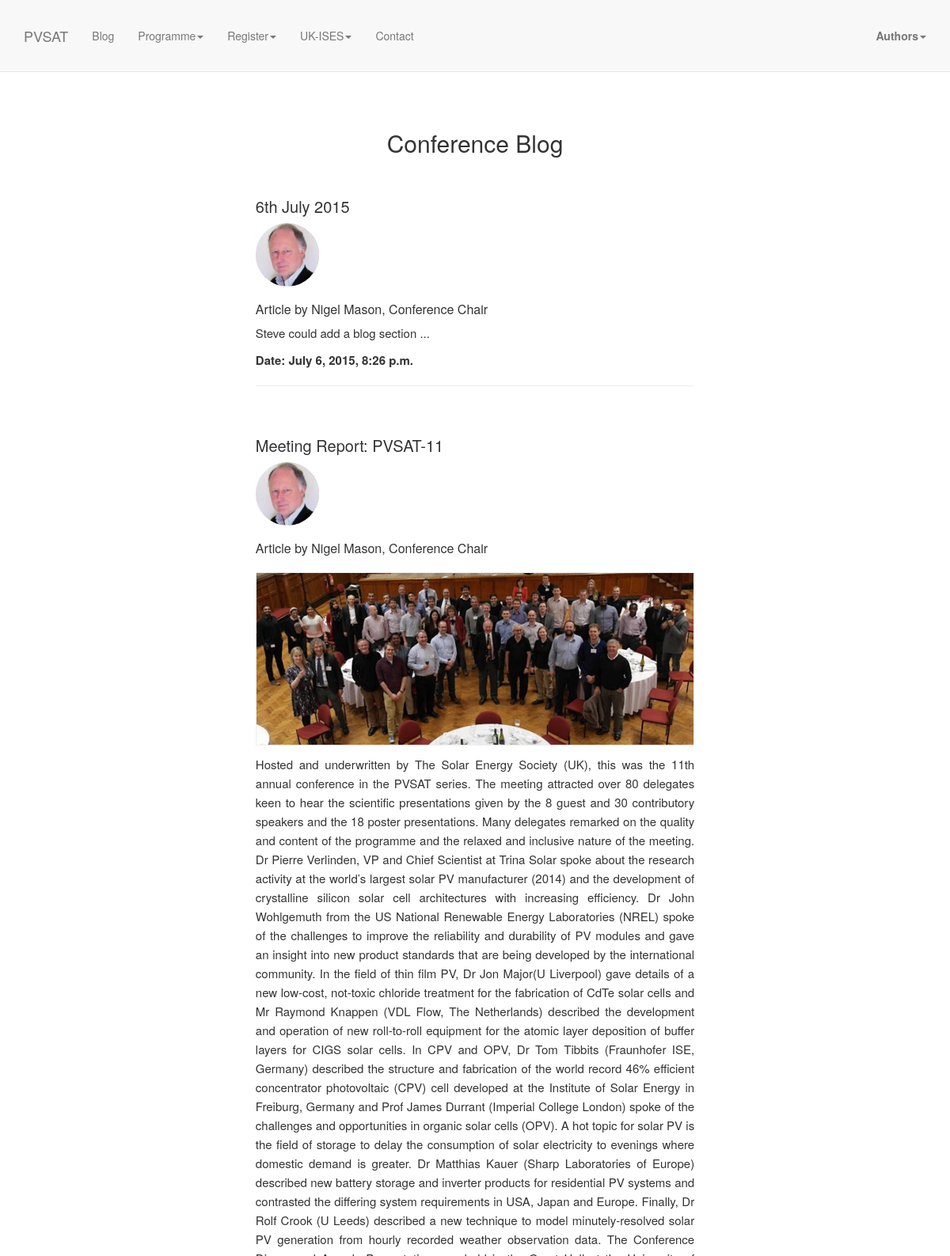
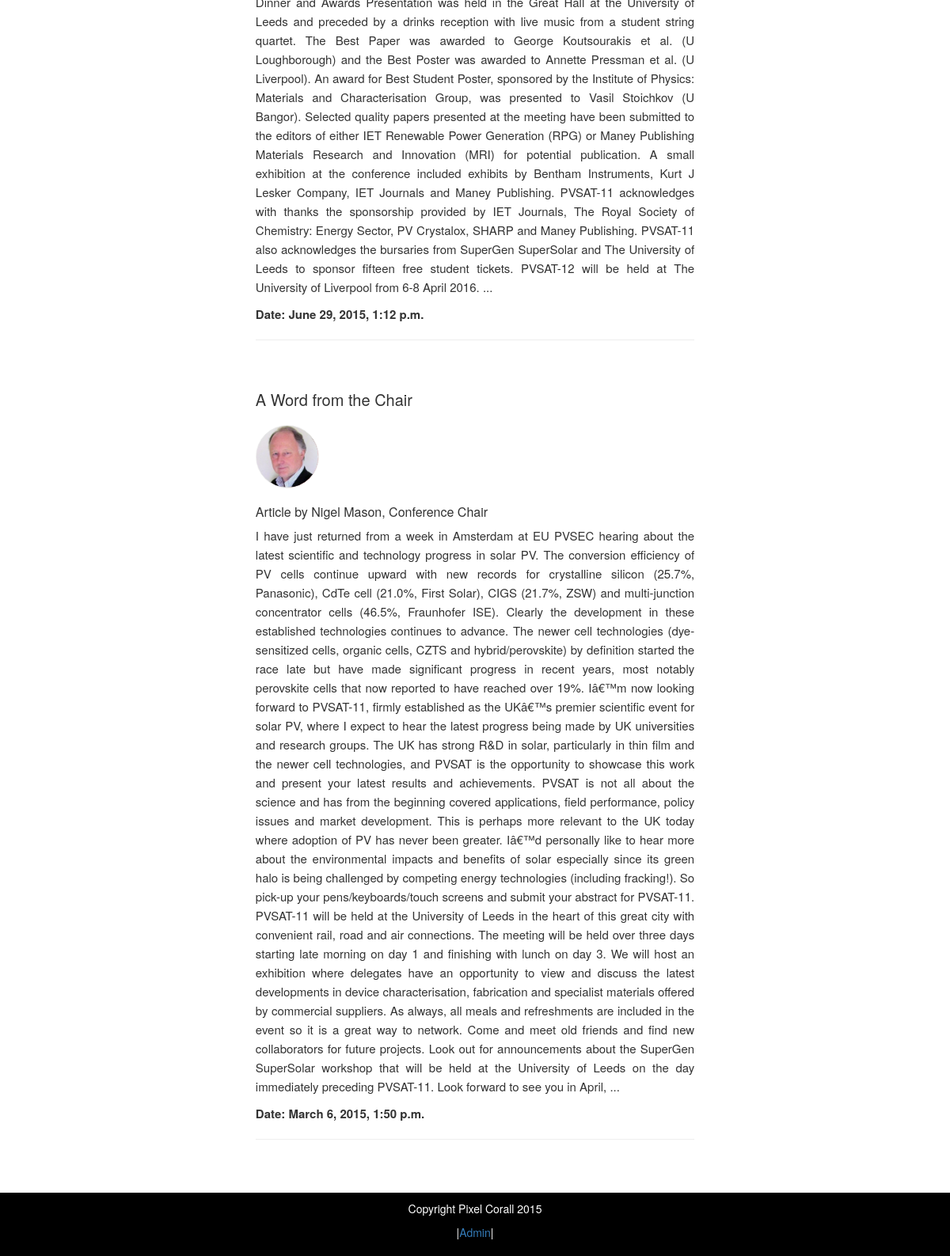
Screenshot of /blog/ with the database file from the repository (2 pictures, top to bottom).
### blog/models.py (models this page shows, shortened)
class Article(models.Model):
    title = models.CharField(max_length=200)
    body = models.TextField()
    pub_date = models.DateTimeField('date published')
    pic = ImageField(upload_to='blog_images', blank=True)

### blog/views.py (the view)
def articles(request):
    articles = Article.objects.order_by('-pub_date')
    return render(request, 'articles.html', {'articles': articles})

### blog/templates/articles.html
{% extends "base.html" %}
{% block content %}
    <section id="blog" class="blog-section-blog">
        <div class="container">
            <div class="row">
                <div class="col-lg-12">
                    <h2 class="center">Conference Blog</h2>
                    <div class="articles">
                    {% for article in articles %}
                    <h3>{{article.title}}</h4>
                    <img class="profile-pic" src="/media/committee_img/mason.png">
                    <h4>Article by Nigel Mason, Conference Chair</h4>
                    {% if article.pic %}
                    <div class='blog-pic'>
                        <img  src="/media/{{article.pic}}">
                    <div>
                    {% endif %}
                    <p>{{article.body}} ...</p>
                    <p><strong>Date: {{article.pub_date}}</strong></p>
                    <hr />
                    <br />
                    {% endfor %}
                </div>
                </div>
            </div>
        </div>
    </section>
{% endblock %}

### static/css/scrolling-nav.css (style rules this page uses)
body { width: 100%; height: 100%; }
html { width: 100%; height: 100%; }

### static/css/main.css (style rules this page uses)
h3 { font-size: 20px; }
h4 { font-size: 16px; }
.blog-section-blog { background: #fff; padding-top: 12%; line-height: 1.6; }
.blog-section-blog div.blog-pic img { border: 1px solid #eee; margin: 2% 0%; max-width: 100%; }
.articles { width: 98%; max-width: 600px; margin:auto; padding: 2%; text-align: justify; font-size: 15px; }
.profile-pic { width: 80px; height: 80px; margin-bottom: 10px; border-radius: 150px; -webkit-border-radius: 150px; -moz-border-radius: 150px; background: url('../../media/committee_img/mason.png') no-repeat; }
.center { text-align: center; }

### rows the page displays
Article: title "6th July 2015", body "Steve could add a blog section", pub_date "July 6, 2015, 8:26 p.m."
Article: title "Meeting Report: PVSAT-11", pic (picture), body "Hosted and underwritten by The Solar Energy Society (UK), this was the 11th annual conference in the PVSAT series. The meeting attracted over 80 delegates keen to hear the scientific presentations given by the 8 guest and 30 contributory speakers and the 18 poster presentations. Many delegates remarked on the quality and content of the programme and the relaxed and inclusive nature of the meeting. Dr Pierre Verlinden, VP and Chief Scientist at Trina Solar spoke about the research activity at the world’s largest solar PV manufacturer (2014) and the development of crystalline silicon solar cell architectures with increasing efficiency. Dr John Wohlgemuth from the US National Renewable Energy…", pub_date "June 29, 2015, 1:12 p.m."
Article: title "A Word from the Chair", body "I have just returned from a week in Amsterdam at EU PVSEC hearing about the latest scientific and technology progress in solar PV. The conversion efficiency of PV cells continue upward with new records for crystalline silicon (25.7%, Panasonic), CdTe cell (21.0%, First Solar), CIGS (21.7%, ZSW) and multi-junction concentrator cells (46.5%, Fraunhofer ISE). Clearly the development in these established technologies continues to advance. The newer cell technologies (dye-sensitized cells, organic cells, CZTS and hybrid/perovskite) by definition started the race late but have made significant progress in recent years, most notably perovskite cells that now reported to have reached over 19%.…", pub_date "March 6, 2015, 1:50 p.m."
